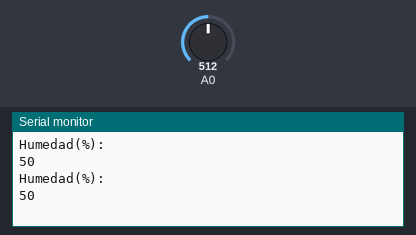
The sketch below on a simulated Arduino Uno, built with avr-gcc and run on an emulated ATmega328P. Parts: the last lines printed to the serial monitor. Inputs (shaded band) come from the test bench; at power-on: A0 = 512.

Above: at 5.8 s.
5.9 s: A0 set to 716
At 11.5 s:
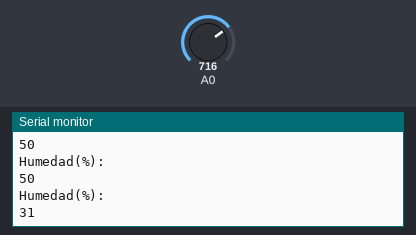
11.9 s: A0 set to 900
At 16.5 s:
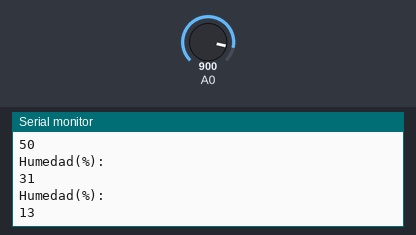
Timing chart, 0 to 18.0 s (numbered marks = the images above; inputs shaded):
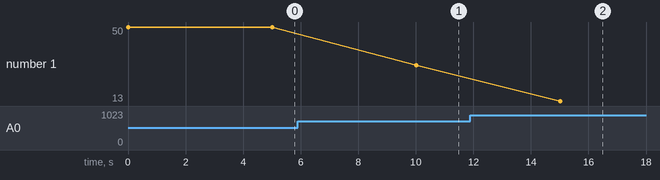

Measured:
- after the input at 5.9 s, the serial monitor: prints a new line after 4.1 s (image 1)
- after the input at 11.9 s, the serial monitor: prints a new line after 3.1 s (image 2)
- plotted number 1: 50 → 31 after the input at 5.9 s, 31 → 13 after the input at 11.9 s

The sketch:

Higr_metro.ino
```cpp
//Código de control de Higrómetro analógico.
void setup() {
Serial.begin(9600);
}

void loop() {
  //Lectura de entrada analógica y conversión de los datos.
  //Salida de la conversión por el puerto serial, y retardo de 5
  //segundos para la próxima lectura.
int sensorValue=map(analogRead(A0),0,1023,100,0);
Serial.println("Humedad(%): "); Serial.println(sensorValue);
delay(5000);
}
```
